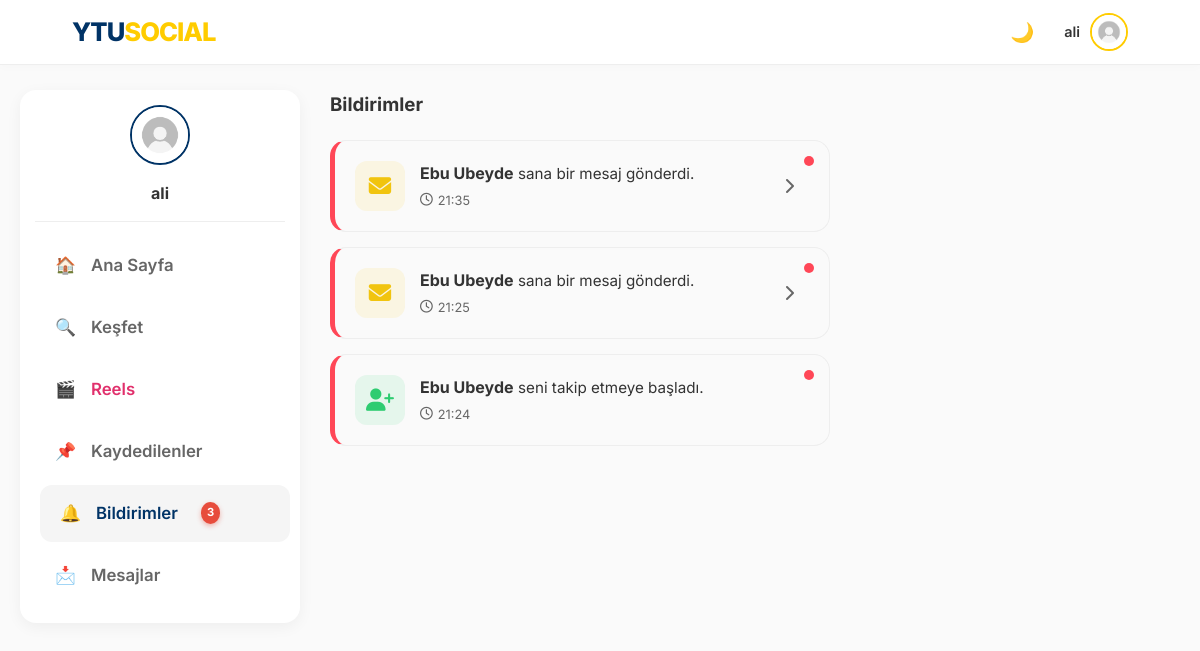
The app's page /notifications (signed in), older data.
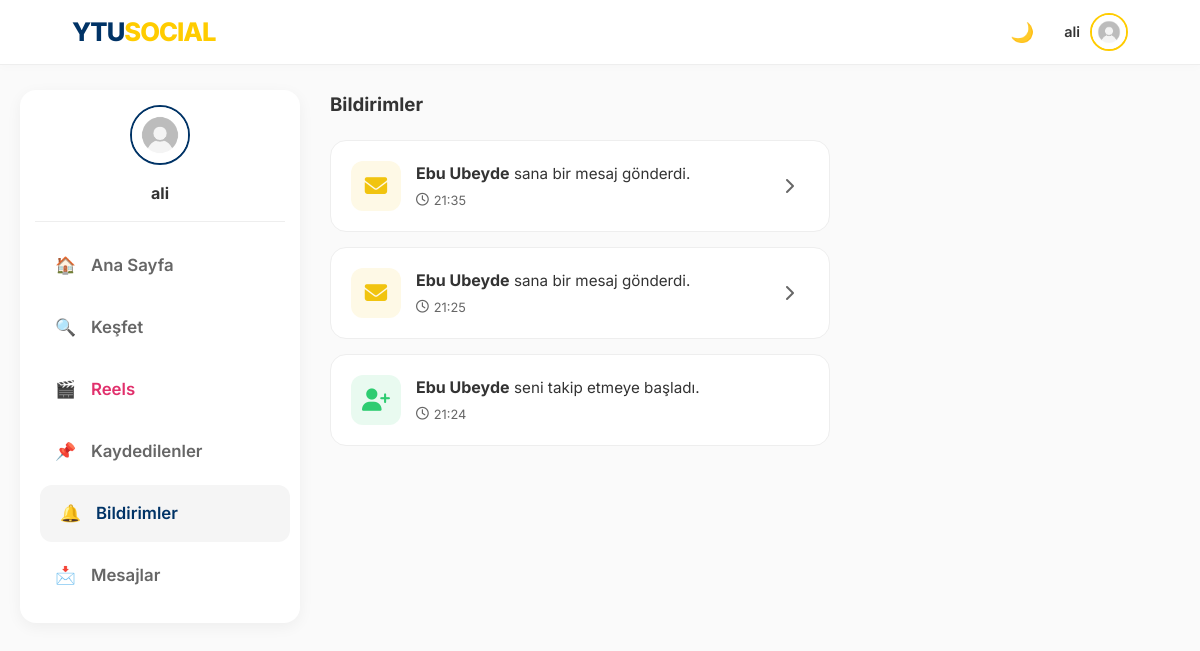
The same page, newer data.
### app.py (models this page shows, shortened)
class User(UserMixin, db.Model):
    id = db.Column(db.Integer, primary_key=True)
    email = db.Column(db.String(120), unique=True, nullable=False)
    password = db.Column(db.String(200), nullable=False)
    username = db.Column(db.String(50), nullable=True)
    handle = db.Column(db.String(30), unique=True, nullable=True)
    stories = db.relationship('Story', backref='author', lazy=True)
    is_admin = db.Column(db.Boolean, default=False)
    department = db.Column(db.String(100), nullable=True)
    score = db.Column(db.Integer, default=0)
    bio = db.Column(db.String(200), nullable=True)
    profile_pic = db.Column(db.String(200), default='img/default_avatar.png')
    is_verified = db.Column(db.Boolean, default=False)
    otp_code = db.Column(db.String(6))
    ban_expiration = db.Column(db.DateTime, nullable=True)
    is_banned = db.Column(db.Boolean, default=False)
    posts = db.relationship('Post', backref='author', lazy=True)
    image_file = db.Column(db.String(20), nullable=True)
    comments = db.relationship('Comment', backref='author', lazy=True)
    messages_sent = db.relationship('Message', foreign_keys='Message.sender_id', backref='sender', lazy='dynamic')
    messages_received = db.relationship('Message', foreign_keys='Message.recipient_id', backref='recipient', lazy='dynamic')
    saved_posts = db.relationship('SavedPost', back_populates='user', lazy=True, cascade="all, delete-orphan")
    followed = db.relationship(
        'User', secondary=followers,
        primaryjoin=(followers.c.follower_id == id),
        secondaryjoin=(followers.c.followed_id == id),
        backref=db.backref('followers', lazy='dynamic'), lazy='dynamic'
    )

class Notification(db.Model):
    id = db.Column(db.Integer, primary_key=True)
    user_id = db.Column(db.Integer, db.ForeignKey('user.id'), nullable=False)
    actor_id = db.Column(db.Integer, db.ForeignKey('user.id'), nullable=False)
    verb = db.Column(db.String(50))
    post_id = db.Column(db.Integer, db.ForeignKey('post.id'), nullable=True)
    timestamp = db.Column(db.DateTime, default=get_turkey_time)
    is_read = db.Column(db.Boolean, default=False)
    actor = db.relationship('User', foreign_keys=[actor_id], lazy=True)
    post = db.relationship('Post', foreign_keys=[post_id], lazy=True)

### app.py (the view)
@app.route('/notifications')
@login_required
def notifications():
    notifs = Notification.query.filter_by(user_id=current_user.id).order_by(Notification.timestamp.desc()).all()
    for notif in notifs:
        notif.is_read = True
    db.session.commit()
    return render_template('notifications.html', notifications=notifs)

### app.py (called while the page is built)
@login_manager.user_loader
def load_user(user_id):
    return User.query.get(int(user_id))

@app.before_request
def check_ban():
    if current_user.is_authenticated:
        if current_user.is_banned or (current_user.ban_expiration and current_user.ban_expiration > datetime.now()):
            if request.endpoint not in ['logout', 'static', 'login']:
                logout_user()
                flash("🚫 Hesabınız yasaklandı veya uzaklaştırıldı.", "danger")
                return redirect(url_for('login'))

def get_trending_hashtags():
    posts = Post.query.with_entities(Post.content).all()
    hashtags = {}
    for post in posts:
        if post.content:
            found_tags = re.findall(r"#(\w+)", post.content.lower())
            for tag in found_tags:
                hashtags[tag] = hashtags.get(tag, 0) + 1
    sorted_tags = sorted(hashtags.items(), key=lambda x: x[1], reverse=True)
    return sorted_tags[:5]

@app.context_processor
def inject_global_data():
    trending = get_trending_hashtags()
    suggested = []
    if current_user.is_authenticated:
        followed_ids = [u.id for u in current_user.followed]
        followed_ids.append(current_user.id)
        suggested = User.query.filter(~User.id.in_(followed_ids)).order_by(db.func.random()).limit(5).all()
    return dict(trending_tags=trending, suggested_users=suggested)

@app.context_processor
def inject_notifications():
    if current_user.is_authenticated:
        notif_count = Notification.query.filter_by(user_id=current_user.id, is_read=False).count()
        msg_count = Message.query.filter_by(recipient_id=current_user.id, is_read=False).count()
        return dict(unread_count=notif_count, unread_msg_count=msg_count, online_users=list(ONLINE_USERS))
    return dict(unread_count=0, unread_msg_count=0, online_users=[])

@app.before_request
def start_timer():
    g.start = time.time()

@app.after_request
def log_response(response):
    if hasattr(g, 'start'):
        now = time.time()
        duration = round(now - g.start, 4)
        print(f"--- Sayfa Yükleme: {duration}s ---")
    return response

### templates/notifications.html (shortened to what this page needs)
<!DOCTYPE html>
<html lang="tr">
<head>
    <link rel="stylesheet" href="/static/style.css">
    <link href="https://cdnjs.cloudflare.com/ajax/libs/font-awesome/6.4.0/css/all.min.css" rel="stylesheet">
</head>
<body>
    {% include 'navbar_partial.html' ignore missing %}
    <div class="main-layout">
        <aside class="left-sidebar sticky-sidebar">
            <div class="club-card" style="border: none; padding: 15px;">
                <div style="text-align: center; margin-bottom: 15px; border-bottom: 1px solid var(--border-color); padding-bottom: 15px;">
                    <img src="/static/{{ current_user.profile_pic }}" style="width: 60px; height: 60px; border-radius: 50%; border: 2px solid var(--ytu-lacivert); object-fit: cover;">
                    <h3 style="margin-top: 8px; font-size: 1rem;">{{ current_user.username }}</h3>
                </div>
                <a href="{{ url_for('index') }}" class="sidebar-link"><span>🏠</span> Ana Sayfa</a>
                <a href="{{ url_for('explore') }}" class="sidebar-link"><span>🔍</span> Keşfet</a>
                <a href="{{ url_for('reels') }}" class="sidebar-link" style="color: #e1306c;"><span>🎬</span> Reels</a>
                <a href="{{ url_for('saved_posts_list') }}" class="sidebar-link"><span>📌</span> Kaydedilenler</a>
                <a href="{{ url_for('notifications') }}" class="sidebar-link active-link">
                    <span>🔔</span> Bildirimler
                    {% if unread_count > 0 %}
                    <span class="notification-badge">{{ unread_count }}</span>
                    {% endif %}
                </a>
                <a href="{{ url_for('messages_inbox') }}" class="sidebar-link">
                    <span>📩</span> Mesajlar
                </a>
            </div>
        </aside>
        <main>
            <div style="display: flex; justify-content: space-between; align-items: center; margin-bottom: 20px;">
                <h3 style="margin: 0; color: var(--text-color);">Bildirimler</h3>
                </div>
            <div class="notification-list">
                {% for notif in notifications %}
                {% set target_url = url_for('chat', handle=notif.actor.handle) if notif.verb == 'messaged' else url_for('user_profile', handle=notif.actor.handle) %}
                <div class="notif-card {{ 'unread' if not notif.is_read else '' }}" onclick="window.location.href='{{ target_url }}'">
                    <div class="notif-icon-box
                        {% if notif.verb == 'liked' %}bg-like
                        {% elif notif.verb == 'commented' %}bg-comment
                        {% elif notif.verb == 'followed' %}bg-follow
                        {% elif notif.verb == 'messaged' %}bg-msg
                        {% endif %}">
                        {% if notif.verb == 'liked' %} <i class="fas fa-heart"></i>
                        {% elif notif.verb == 'commented' %} <i class="fas fa-comment-dots"></i>
                        {% elif notif.verb == 'followed' %} <i class="fas fa-user-plus"></i>
                        {% elif notif.verb == 'messaged' %} <i class="fas fa-envelope"></i>
                        {% endif %}
                    </div>
                    <div class="notif-content">
                        <div>
                            <span class="notif-actor">{{ notif.actor.username }}</span>
                            <span class="notif-text">
                                {% if notif.verb == 'followed' %} seni takip etmeye başladı.{% endif %}
                                {% if notif.verb == 'messaged' %} sana bir mesaj gönderdi.{% endif %}
                            </span>
                        </div>
                        <small class="notif-time">
                            <i class="far fa-clock"></i> {{ notif.timestamp.strftime('%H:%M') }}
                        </small>
                    </div>
                    {% if notif.verb == 'messaged' %}
                        <i class="fas fa-chevron-right" style="color: var(--text-muted); margin-right: 15px;"></i>
                    {% endif %}
                </div>
                {% else %}
                <div class="empty-notif" style="text-align: center; padding: 50px; color: var(--text-muted);">
                    <i class="far fa-bell-slash" style="font-size: 3rem; margin-bottom: 15px; opacity: 0.5;"></i>
                    <p>Henüz yeni bildirim yok.</p>
                </div>
                {% endfor %}
            </div>
        </main>
        <aside class="right-sidebar">
            </aside>
    </div>
</body>
</html>

### templates/navbar_partial.html (shortened to what this page needs)
<nav class="navbar">
    <a href="/" class="nav-logo">YTU<span>SOCIAL</span></a>
    <div class="nav-items" id="mobile-menu">
        <button type="button" onclick="toggleDarkMode()" id="theme-btn" title="Temayı Değiştir" style="background:none; border:none; cursor:pointer; font-size:1.2rem;">
            🌙
        </button>
        <div class="profile-menu" onclick="toggleProfileDropdown()">
            {% if current_user.is_authenticated %}
                <span style="font-weight: 600; font-size: 0.9rem;">{{ current_user.username }}</span>
                <img src="/static/{{ current_user.profile_pic }}" class="nav-avatar" alt="Profil">
            {% else %}
                <span style="font-weight: 600;">Misafir</span>
                <img src="/static/img/default_avatar.png" class="nav-avatar" alt="Misafir">
            {% endif %}
        </div>
    </div>
</nav>

### static/style.css (style rules this page uses)
:root { --ytu-lacivert: #003366; --ytu-sari: #ffcc00; --hata-kirmizi: #dc3545; --bg-light: #fafafa; --white: #ffffff; --shadow: 0 8px 25px rgba(0, 0, 0, 0.08); --bg-color: #fafafa; --card-bg: #ffffff; --text-color: #333; --text-muted: #666; --border-color: #eee; --input-bg: #fff; --link-hover: #f5f5f5; }
* { box-sizing: border-box; margin: 0; padding: 0; }
body { font-family: 'Inter', 'Segoe UI', Tahoma, sans-serif; background-color: var(--bg-color); color: var(--text-color); line-height: 1.6; transition: background-color 0.3s, color 0.3s; }
a { text-decoration: none; color: inherit; }
.navbar { position: fixed; top: 0; left: 0; right: 0; height: 65px; background: var(--card-bg); border-bottom: 1px solid var(--border-color); display: flex; justify-content: space-between; align-items: center; padding: 0 6%; z-index: 1000; box-shadow: 0 2px 10px rgba(0, 0, 0, 0.02); transition: background-color 0.3s; }
.nav-items { display: flex; align-items: center; gap: 20px; }
.nav-logo { font-size: 1.6rem; font-weight: 800; color: var(--ytu-lacivert); letter-spacing: -1px; }
.nav-logo span { color: var(--ytu-sari); }
.profile-menu { position: relative; display: flex; align-items: center; cursor: pointer; padding: 10px 0 10px 10px; }
.nav-avatar { width: 38px; height: 38px; border-radius: 50%; object-fit: cover; margin-left: 10px; border: 2px solid var(--ytu-sari); }
.main-layout { display: grid; grid-template-columns: 280px 1fr 320px; gap: 30px; max-width: 1250px; margin: 90px auto 30px; padding: 0 20px; }
.sticky-sidebar { position: sticky; top: 90px; height: fit-content; }
.sidebar-link { display: flex; align-items: center; gap: 15px; padding: 15px 20px; font-size: 1.05rem; font-weight: 600; color: var(--text-muted); border-radius: 12px; transition: 0.3s; margin-bottom: 5px; }
.sidebar-link:hover, .sidebar-link.active-link { background-color: var(--link-hover); color: var(--ytu-lacivert); transform: translateX(5px); }
.club-card { background: var(--card-bg); border-radius: 16px; padding: 20px; box-shadow: 0 4px 15px rgba(0, 0, 0, 0.05); border: 1px solid var(--border-color); transition: all 0.3s cubic-bezier(0.4, 0, 0.2, 1); }
.notification-list { display: flex; flex-direction: column; gap: 15px; max-width: 800px; }
.notif-card { display: flex; align-items: center; background: var(--card-bg); padding: 20px; border-radius: 16px; border: 1px solid var(--border-color); transition: all 0.2s ease; cursor: pointer; position: relative; overflow: hidden; }
.notif-icon-box { width: 50px; height: 50px; border-radius: 12px; display: flex; align-items: center; justify-content: center; font-size: 1.4rem; margin-right: 15px; flex-shrink: 0; }
.bg-follow { background: rgba(46, 204, 113, 0.1); color: #2ecc71; }
.bg-msg { background: rgba(241, 196, 15, 0.1); color: #f1c40f; }
.notif-content { flex: 1; display: flex; flex-direction: column; gap: 4px; }
.notif-actor { font-weight: 700; color: var(--text-color); }
.notif-text { font-size: 0.95rem; color: var(--text-color); }
.notif-time { font-size: 0.8rem; color: var(--text-muted); display: flex; align-items: center; gap: 5px; }

Row changes from the older to the newer data that the page shows:
changed Notification (number 1 of 3 on the later page): is_read False → True (drawn)
changed Notification (number 2 of 3 on the later page): is_read False → True (drawn)
changed Notification (number 3 of 3 on the later page): is_read False → True (drawn)
Text that changed along with them:
{{ unread_count }}: "3" → (not shown)
